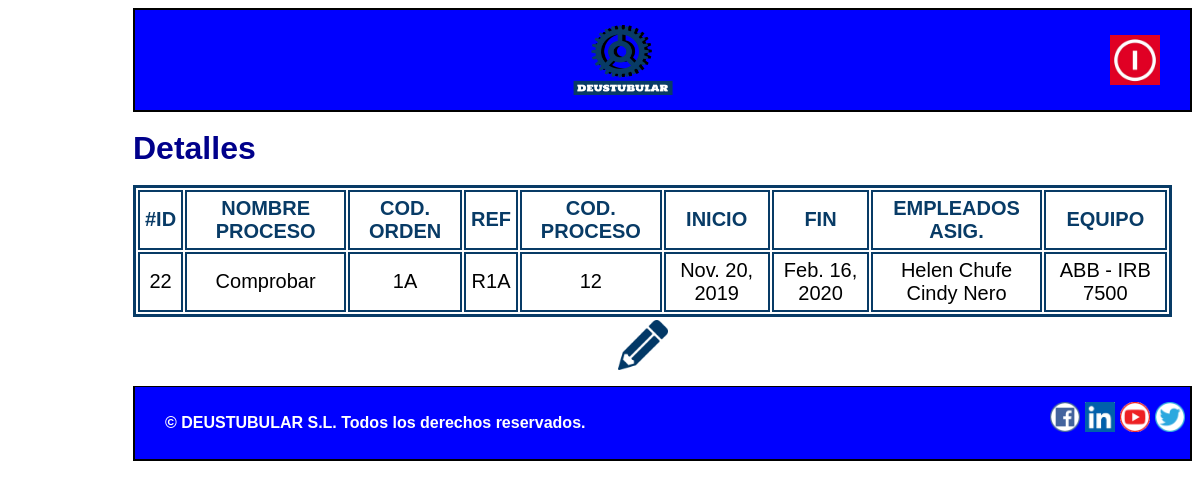
Screenshot of /appGestion_de_la_produccion/operario/proceso/22 with the database file from the repository.
### appGestion_de_la_produccion/models.py (models this page shows, shortened)
class Proceso(models.Model):
    empleados_asignados = models.ManyToManyField(Empleado)
    equipo=models.ForeignKey(Equipo, on_delete=models.SET_NULL, null=True)
    codigo_orden = models.CharField(max_length=10)
    codigo_proceso = models.IntegerField()
    nombre_proceso = models.CharField(max_length=50)
    referencia = models.CharField(max_length=10)
    inicio = models.DateField()
    fin = models.DateField()

class Empleado(models.Model):
    nombre = models.CharField(max_length=50)
    DNI = models.CharField(max_length=9)
    apellido = models.CharField(max_length=50)
    email = models.EmailField(max_length=100)
    telefono = models.IntegerField()
    responsable=models.BooleanField()

class Equipo(models.Model):
    modelo = models.CharField(max_length=25)
    marca = models.CharField(max_length=25)
    categoria = models.CharField(max_length=50)
    fecha_adquisicion = models.DateField()
    fecha_instalacion = models.DateField()

### appGestion_de_la_produccion/views.py (the view)
# urls.py: path('operario/proceso/<int:proceso_id>', views.detalle_procesooperario, name="detalleprocesooperario"),
def detalle_procesooperario(request, proceso_id):
    proceso = Proceso.objects.get(pk=proceso_id)
    context = {"Datos": proceso}
    return render(request, "detalleprocesooperario.html", context)

### appGestion_de_la_produccion/templates/detalleprocesooperario.html (shortened to what this page needs)
{% extends "PlantillaOperario.html"%}
{% block contenido %}
<h1>Detalles</h1>
<table class="tabladetalles">
    <thead>
    <tr>
        <td>#ID</td>
        <td>NOMBRE PROCESO</td>
        <td>COD. ORDEN</td>
        <td>REF</td>
        <td>COD. PROCESO</td>
        <td>INICIO</td>
        <td>FIN</td>
        <td>EMPLEADOS ASIG.</td>
        <td>EQUIPO</td>
    </tr>
    </thead>
    <tr>
        <td>{{Datos.id}}</td>
        <td>{{Datos.nombre_proceso}}</td>
        <td>{{Datos.codigo_orden}}</td>
        <td>{{Datos.referencia}}</td>
        <td>{{Datos.codigo_proceso}}</td>
        <td>{{Datos.inicio}}</td>
        <td>{{Datos.fin}}</td>
        <td>{% for ea in Datos.empleados_asignados.all %}
            {{ea.nombre}} {{ea.apellido}} </br>
            {% endfor %}</td>
        <td>{{ Datos.equipo.marca }} - {{ Datos.equipo.modelo }}</td>
    </tr>
</table>
<form action="{%url 'updateprocesooperario' %}" method="POST">
    <input type="image" class="imagenmodificar" title="Modificar proceso de la lista"
        src="/static/Imagenes/editar.png" width="50" height="50" value="Update">
</form>
{% endblock %}

### appGestion_de_la_produccion/static/stylesheet.css (style rules this page uses)
* { box-sizing: border-box; }
html { font-family: Arial, Helvetica, sans-serif; max-width: 1100px; font-weight: bold; background-color:white; margin-left: 125px; }
body { line-height: 30px; font-size: 16px; }
h1, h2, h3, legend { color: darkblue; }
thead { color: rgb(8,59,102); }
.tabladetalles { border:3px solid rgb(8,59,102); font-size:20px; margin-right:20px; text-align:center; border-collapse:separate; }
.tabladetalles thead { font-weight:bold; }
.tabladetalles tbody,td,th { border:2px solid rgb(8,59,102); }
.tabladetalles td,th { margin:5px; padding:5px; }
.imagenmodificar { margin-left:485px; margin-top:3px; }

### rows the page displays
Proceso: id "22", nombre_proceso "Comprobar", codigo_orden "1A", referencia "R1A", codigo_proceso "12", inicio "Nov. 20, 2019", fin "Feb. 16, 2020", equipo.marca "ABB", equipo.modelo "IRB 7500"
Empleado: nombre "Helen", apellido "Chufe"
Empleado: nombre "Cindy", apellido "Nero"
